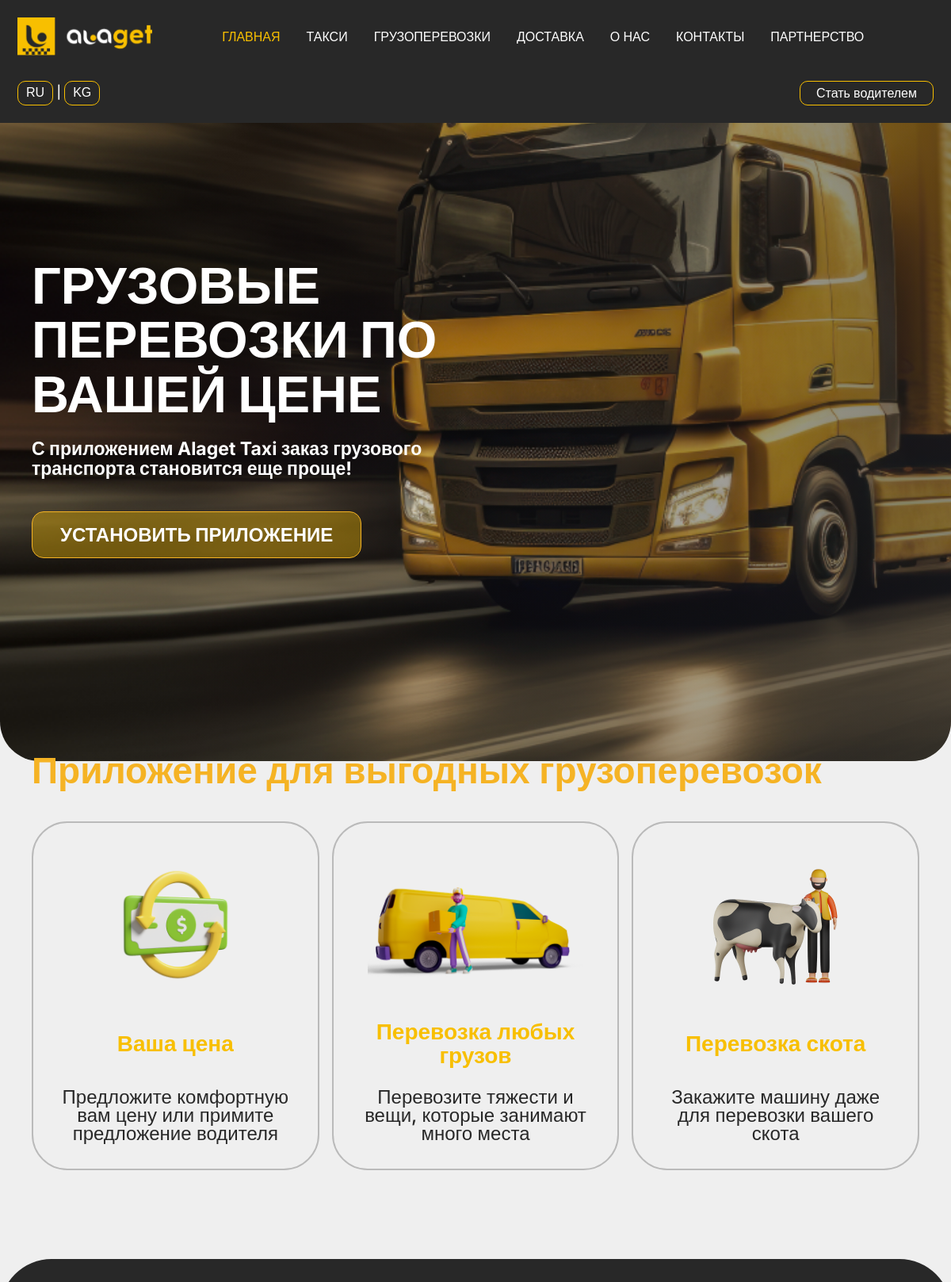
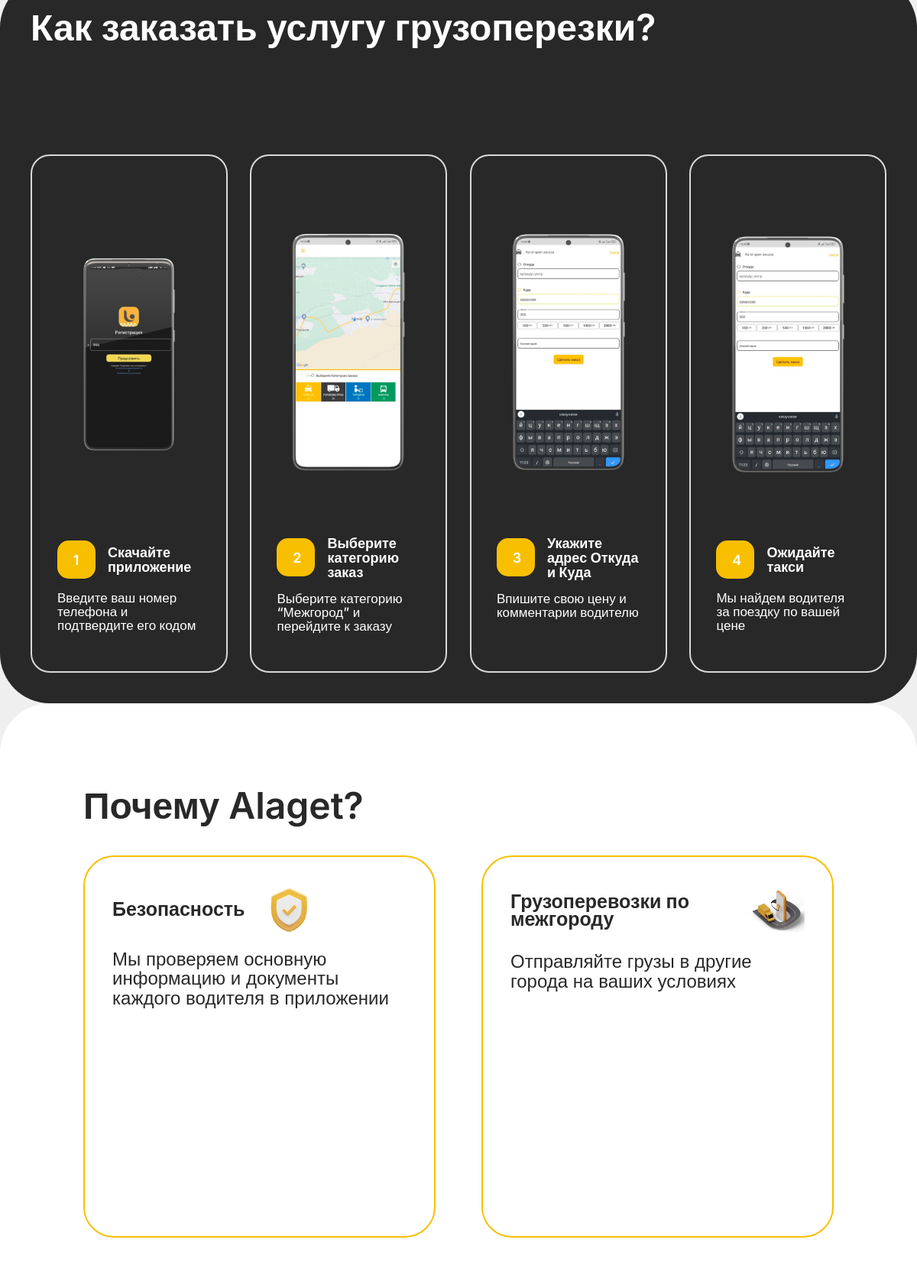
/ru/cargo/ (upper part), run on the app's committed database (2 pictures, top to bottom).
### apps/base/models.py (models this page shows, shortened)
class Settings(models.Model):
    title = models.CharField(
        max_length=255,
        verbose_name='Заголовок сайта №1',
        blank=True, null=True
    )
    title2 = models.CharField(
        max_length=255,
        verbose_name='Заголовок сайта №2',
        blank=True, null=True
    )
    descriptions = models.TextField(
        verbose_name='Описание сайта',
        blank=True, null=True
    )
    banner_image = models.ImageField(
        upload_to='image/',
        verbose_name="Фото баннера",
        blank=True, null=True
    )
    banner_image2 = models.ImageField(
        upload_to='image/',
        verbose_name="Фото баннера2",
        blank=True, null=True
    )
    logo = models.ImageField(
        upload_to='image/',
        verbose_name='Лого фото',
        blank=True, null=True
    )
    advantage1 = models.CharField(
        max_length=255,
        verbose_name='Преимущества №1',
        blank=True, null=True
    )
    advantage2 = models.CharField(
        max_length=255,
        verbose_name='преимущества №2',
        blank=True, null=True
    )
    advantage3 = models.CharField(
        max_length=255,
        verbose_name='преимущества №3',
        blank=True, null=True
    )
    made_title = models.CharField(
        max_length=255,
        verbose_name='Где сделано?',
        blank=True, null=True
    )
    made_descriptions = models.CharField(
        max_length=255,
        verbose_name='Описание где сделано',
        blank=True, null=True
    )
    install = models.CharField(
        max_length=255,
        verbose_name='Установить приложение',
        blank=True, null=True
    )
    slug = models.SlugField(
        max_length=255,
        unique=True,
        db_index=True,
        blank=True, null=True
    )
    class Meta:
        verbose_name = 'Настройка страницы главная'
        verbose_name_plural = 'Настройки главная'

class Base(models.Model):
    title1 = models.CharField(
        max_length=255,
        verbose_name='ГЛАВНАЯ',
        blank=True, null=True
    )
    title2 = models.CharField(
        max_length=255,
        verbose_name='ТАКСИ',
        blank=True, null=True
    )
    title3 = models.CharField(
        max_length=255,
        verbose_name='ГРУЗОПЕРЕВОЗКИ',
        blank=True, null=True
    )
    title4 = models.CharField(
        max_length=255,
        verbose_name='ДОСТАВКА',
        blank=True, null=True
    )
    title5 = models.CharField(
        max_length=255,
        verbose_name='О НАС',
        blank=True, null=True
    )
    title6 = models.CharField(
        max_length=255,
        verbose_name='КОНТАКТЫ',
        blank=True, null=True
    )
    title7 = models.CharField(
        max_length=255,
        verbose_name='Стать водителем',
        blank=True, null=True
    )
    title8 = models.CharField(
        max_length=255,
        verbose_name='РАБОТА В АЛАГЕТ',
        blank=True, null=True
    )
    title9 = models.CharField(
        max_length=255,
        verbose_name='ПАРТНЕРСТВО',
        blank=True, null=True
    )
    descriptions = models.CharField(
        max_length=255,
        verbose_name='Footer text',
        blank=True, null=True
    )
    req = models.CharField(
        max_length=255,
        verbose_name='Пользовательское соглашение',
        blank=True, null=True
    )
    req2 = models.CharField(
        max_length=255,
        verbose_name='Политика конфиденциальности',
        blank=True, null=True
    )
    req3 = models.CharField(
        max_length=255,
        verbose_name='Лицензионное соглашение',
        blank=True, null=True
    )
    slug = models.SlugField(
        max_length=255,
        unique=True,
        db_index=True,
        blank=True, null=True
    )
    class Meta:
        verbose_name = 'Страницы'
        verbose_name_plural = 'Страницы'

class OrderIntercity(models.Model):
    title = models.CharField(
        max_length=255,
        verbose_name='Заголовок',
        blank=True, null=True
    )
    numbers = models.CharField(
        max_length=255,
        verbose_name='Номерация',
        blank=True, null=True
    )
    descriptions = models.TextField(
        verbose_name='Описание',
        blank=True, null=True
    )
    image = models.ImageField(
        upload_to='image/',
        verbose_name='Фото',
        blank=True, null=True
    )
    slug = models.SlugField(
        max_length=255,
        unique=True,
        db_index=True,
        blank=True, null=True
    )
    class Meta:
        verbose_name = 'Как заказать такси межгород?'
        verbose_name_plural = 'Как заказать такси внутри межгород?'

class Why(models.Model):
    why = models.CharField(
        max_length=255,
        verbose_name='Вопрос'
    )
    title = models.CharField(
        max_length=255,
        verbose_name='Заголовок',
        blank=True, null=True
    )
    descriptions = models.TextField(
        verbose_name='Описание',
        blank=True, null=True
    )
    image = models.ImageField(
        upload_to='image/',
        verbose_name='Иконка',
        blank=True, null=True
    )
    slug = models.SlugField(
        max_length=255,
        unique=True,
        db_index=True,
        blank=True, null=True
    )
    class Meta:
        verbose_name = 'Почему Alaget?'
        verbose_name_plural = 'Почему Alaget?'

### apps/cargo/models.py (models this page shows, shortened)
class Cargo(models.Model):
    title = models.CharField(
        max_length=255,
        verbose_name='Заголовок грузоперевозки',
        blank=True, null=True
    )
    descriptions = models.TextField(
        verbose_name='Описание грузоперевозки',
        blank=True, null=True
    )
    banner_image = models.ImageField(
        upload_to='image/',
        verbose_name="Фото баннера",
        blank=True, null=True
    )
    title2 = models.CharField(
        max_length=222,
        verbose_name="Заголовок Как заказать услугу грузоперезки?",
        blank=True, null=True
    )
    descriptions2 = models.CharField(
        max_length=255,
        verbose_name="Описание Как заказать услугу грузоперезки?",
        blank=True, null=True
    )
    slug = models.SlugField(
        max_length=255,
        unique=True,
        db_index=True,
        blank=True, null=True
    )
    class Meta:
        verbose_name = 'Найстрока страницы грузоперевозки'
        verbose_name_plural = 'Найстрока страницы грузоперевозки'

class Profitable(models.Model):
    title2 = models.CharField(
        max_length=255,
        verbose_name='Заголовок',
        blank=True, null=True
    )
    title = models.CharField(
        max_length=255,
        verbose_name='Заголовок',
        blank=True, null=True
    )
    descriptions = models.TextField(
        verbose_name='Описание ',
        blank=True, null=True
    )
    image = models.ImageField(
        upload_to='image/',
        verbose_name="Фото ",
        blank=True, null=True
    )
    slug = models.SlugField(
        max_length=255,
        unique=True,
        db_index=True,
        blank=True, null=True
    )
    class Meta:
        verbose_name = 'Приложение для выгодных грузоперевозок'
        verbose_name_plural = 'Приложение для выгодных грузоперевозок'

### apps/cargo/views.py (the view)
# urls.py: path('cargo/', cargo, name="cargo"),
def cargo(request):
    title = "Грузоперевозки"
    cargo = Cargo.objects.latest('id')
    profitable = Profitable.objects.all()
    settings = Settings.objects.latest('id')
    profitables = Profitable.objects.latest('id')
    typestaxi = TypesTaxi.objects.all()
    orderintercity = OrderIntercity.objects.all()
    earn = Earn.objects.latest('id')
    whys = Why.objects.latest('id')
    why = Why.objects.all().order_by('?')[:3]
    base = Base.objects.latest('id')
    return render(request, 'cargo.html', locals())

### templates/cargo.html (shortened to what this page needs)
{%extends 'homepage.html'%}
{%load static%}
{%block content%}
{% include 'include/header.html' %}
  <main id="main" class="main">
    <img id="myElement" class="Mainbackround" src="{{cargo.banner_image.url}}" alt="" />
    <div class="overlay"></div>
    <div class="mainTitle">
      <h2 class="white">{{cargo.title}}</h2>
      <h3 class="white">
        {{cargo.descriptions}}
      </h3>
      <div class="mainButton borderYellow"><a href="https://play.google.com/store/apps/details?id=com.alaget.taxi2&pcampaignid=web_share">{{settings.install}}</a></div>
    </div>
  </main>
  <section class="cardgoProof">
    <h1 class="yellow">{{profitables.title2}}</h1>
    <br>
    <br>
    <div class="cardgoProofContiner">
      {% for profitable in profitable %}
      <div class="cargoCard">
        <div><img src="{{profitable.image.url}}" alt=""></div>
        <h1>{{profitable.title}}</h1>
        <h2>{{profitable.descriptions}}</h2>
      </div>
      {% endfor %}
    </div>
  </section>
  <br><br>
  <section class="darkSection">
    <div class="Instruktion">
      <h1>{{cargo.title2}}</h1>
    </div>
    <section class="instructionSection">
      <br><br><br>
      <div class="instructionContainer">
        {% for orderintercity in orderintercity %}
        <div class="instructionCard Dark">
          <div class="instrukionImage"><img src="{{orderintercity.image.url}}" alt=""></div>
          <h1 class="white">
            <div class="stepItem white">
              <div>{{orderintercity.numbers}}</div>
            </div>{{orderintercity.title}}
          </h1>
          <p class='white'>{{orderintercity.descriptions}}</p>
        </div>
        {% endfor %}
      </div>
    </section>
  </section>
  <section class="Proof">
    <div class="ProofContiner">
      <h1>{{whys.why}}</h1>
      <br />
      <br />
      <div class="proofList">
        {% for why in why %}
        <div class="proofListItem">
          <div class="proofItemTop">
            <h1>{{why.title}}</h1>
            <img src="{{why.image.url}}" alt="" />
          </div>
          <br />
          <div class="proofItemMain">
            <p>{{why.descriptions}}
            </p>
          </div>
        </div>
        {% endfor %}
      </div>
    </div>
  </section>
  {%endblock%}

### templates/include/header.html (shortened to what this page needs)
{% load static i18n%}
  <header class="header">
    <nav>
      <div class="logo"><img src="{{settings.logo.url}}" alt="" /></div>
      <ul class="desc">
        <a href="{% url 'index' %}">
          <li class="active">{{base.title1}}</li>
        </a>
        <a href="{% url 'taxi' %}">
          <li>{{base.title2}}</li>
        </a>
        <a href="{% url 'cargo' %}">
          <li>{{base.title3}} </li>
        </a>
        <a href="{% url 'delivery' %}">
          <li>{{base.title4}}</li>
        </a>
        <a href="{% url 'about' %}">
          <li>{{base.title5}}</li>
        </a>
        <a href="{% url 'contact' %}">
          <li>{{base.title6 }}</li>
        </a>
        <a href="{% url 'partners' %}">
          <li>{{base.title9}}</li>
        </a>
      </ul>
      <div class="translate">
        <button class="loacithionBth"><span class="language-switch" data-language="ru">RU</span></button>
        <span>|</span>
        <button class="loacithionBth"><span class="language-switch" data-language="kg">KG</span></button>
    </div>
      <div class="beTaksist">
        <a href="{% url 'betaxist' %}">
          <p>{{base.title7}}</p>
        </a>
      </div>
    </nav>
  </header>

### data on the page
Settings: logo (picture), install "УСТАНОВИТЬ ПРИЛОЖЕНИЕ"
Base: title1 "ГЛАВНАЯ", title2 "ТАКСИ", title3 "ГРУЗОПЕРЕВОЗКИ", title4 "ДОСТАВКА", title5 "О НАС", title6 "КОНТАКТЫ", title9 "ПАРТНЕРСТВО", title7 "Стать водителем"
Cargo: banner_image (picture), title "ГРУЗОВЫЕ ПЕРЕВОЗКИ ПО ВАШЕЙ ЦЕНЕ", descriptions "С приложением Alaget Taxi заказ грузового транспорта становится еще проще!", title2 "Как заказать услугу грузоперезки?"
Profitable: title2 "Приложение для выгодных грузоперевозок", image (picture), title "Перевозка скота", descriptions "Закажите машину даже для перевозки вашего скота"
Profitable: image (picture), title "Ваша цена", descriptions "Предложите комфортную вам цену или примите предложение водителя"
Profitable: image (picture), title "Перевозка любых грузов", descriptions "Перевозите тяжести и вещи, которые занимают много места"
OrderIntercity: image (picture), numbers "1", title "Скачайте приложение", descriptions "Введите ваш номер телефона и подтвердите его кодом"
OrderIntercity: image (picture), numbers "2", title "Выберите категорию заказ", descriptions "Выберите категорию “Межгород” и перейдите к заказу"
OrderIntercity: image (picture), numbers "3", title "Укажите адрес Откуда и Куда", descriptions "Впишите свою цену и комментарии водителю"
OrderIntercity: image (picture), numbers "4", title "Ожидайте такси", descriptions "Мы найдем водителя за поездку по вашей цене"
Why: why "Почему Alaget?", title "Безопасность", image (picture), descriptions "Мы проверяем основную информацию и документы каждого водителя в приложении"
Why: title "Грузоперевозки по межгороду", image (picture), descriptions "Отправляйте грузы в другие города на ваших условиях"
